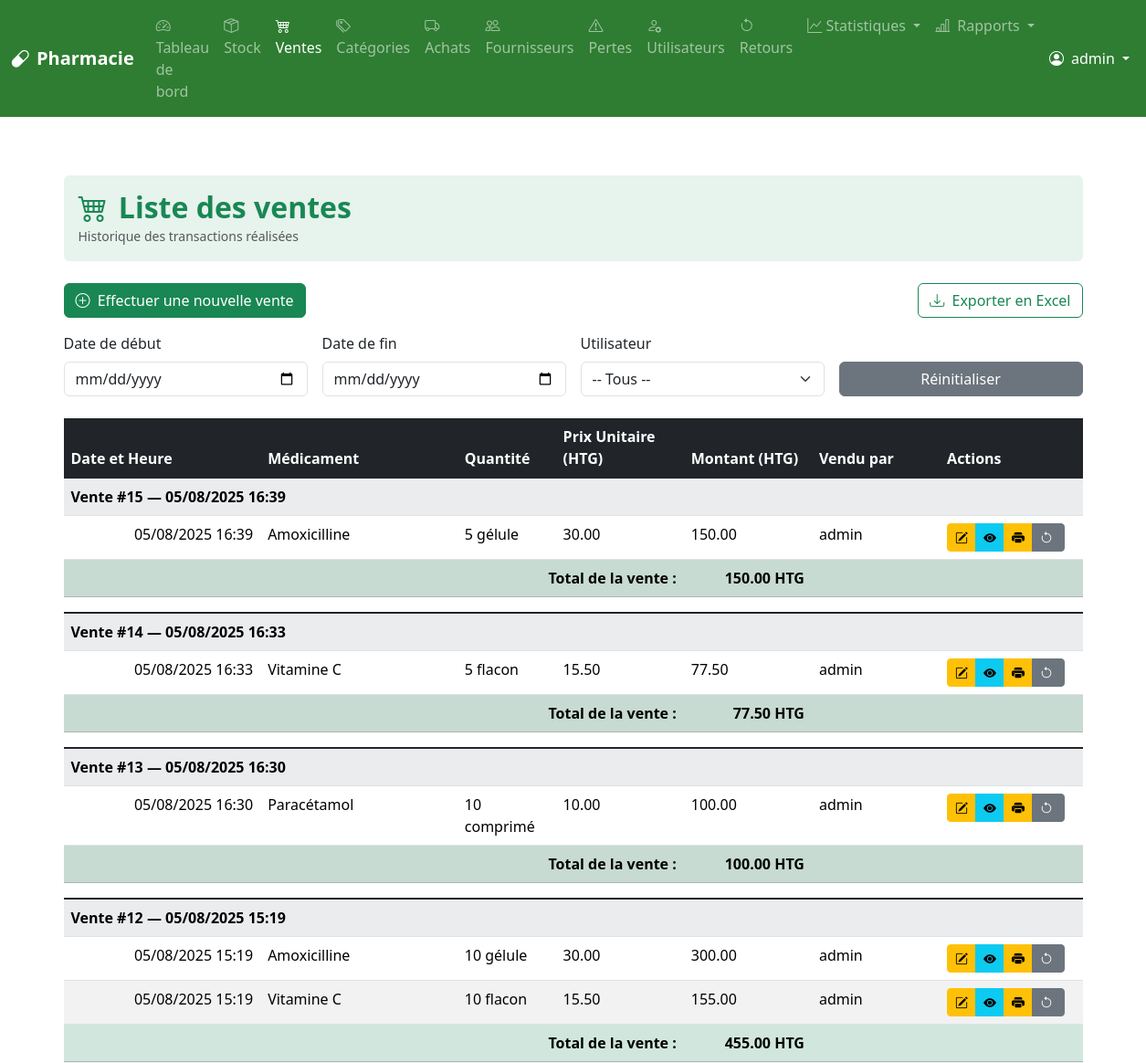
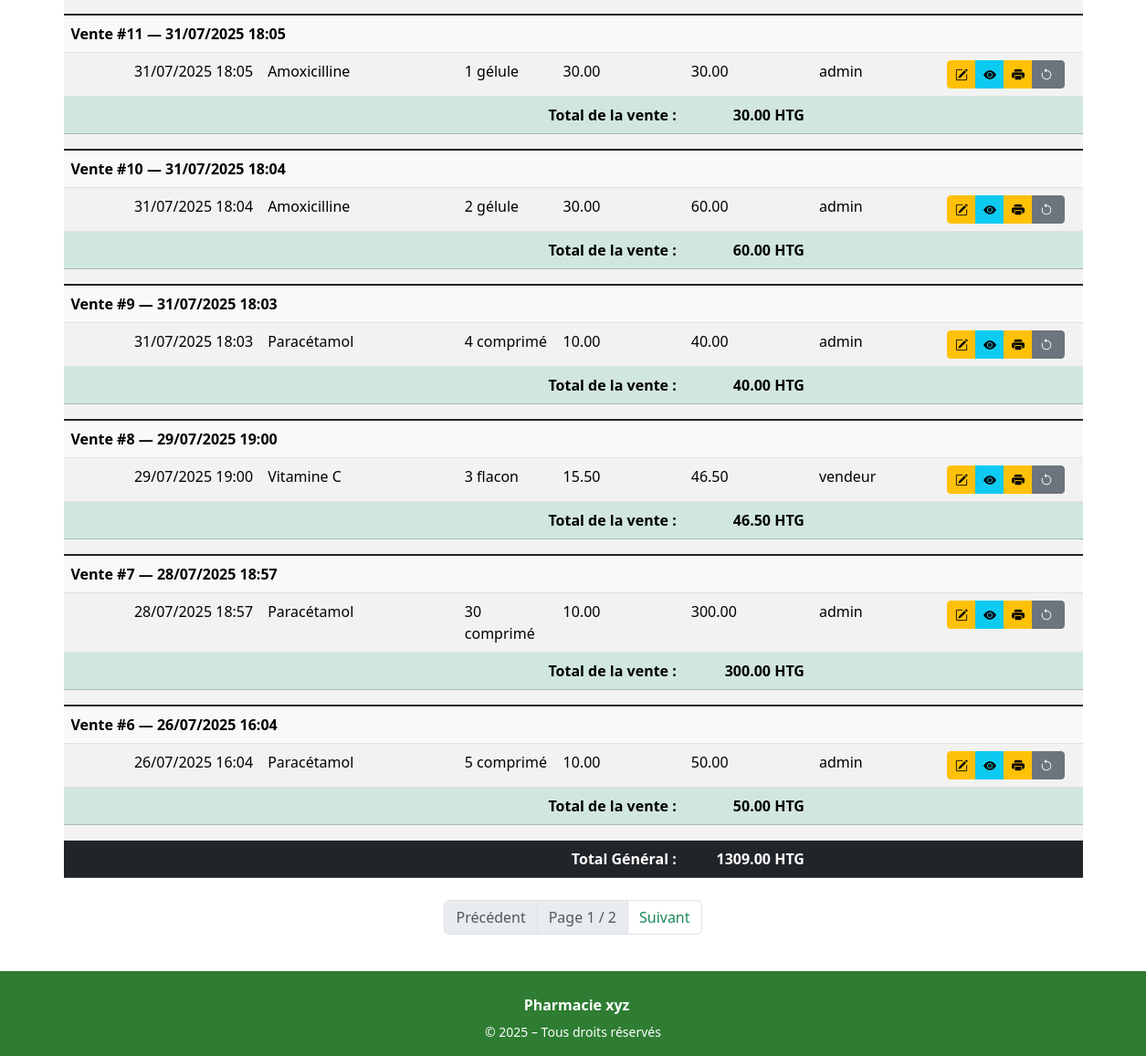
Page /sales/list (signed in) on the committed database (2 pictures, top to bottom).
### app/models.py (models this page shows, shortened)
class User(UserMixin, db.Model):
    id = db.Column(db.Integer, primary_key=True)
    username = db.Column(db.String(80), unique=True, nullable=False)
    password = db.Column(db.String(200), nullable=False)
    role = db.Column(db.String(20), nullable=False)  # admin, pharmacien, vendeur...
    is_active = db.Column(db.Boolean, default=True)
    last_login = db.Column(db.DateTime, nullable=True)
    sales = db.relationship('Sale', back_populates='user')

class Sale(db.Model):
    id = db.Column(db.Integer, primary_key=True)
    user_id = db.Column(db.Integer, db.ForeignKey('user.id'))
    date = db.Column(db.DateTime, default=datetime.utcnow)
    user = db.relationship('User', back_populates='sales')
    items = db.relationship('SaleItem', back_populates='sale', cascade='all, delete-orphan')
    @property
    def total_amount(self):
        return sum(item.total_price for item in self.items)

class SaleItem(db.Model):
    id = db.Column(db.Integer, primary_key=True)
    sale_id = db.Column(db.Integer, db.ForeignKey('sale.id'), nullable=False)
    drug_id = db.Column(db.Integer, db.ForeignKey('drug.id'), nullable=False)
    quantity = db.Column(db.Integer, nullable=False)
    unit_price = db.Column(db.Float, nullable=False)
    sale = db.relationship('Sale', back_populates='items')
    drug = db.relationship('Drug')
    @property
    def total_price(self):
        return self.quantity * self.unit_price

class Drug(db.Model):
    id = db.Column(db.Integer, primary_key=True)
    name = db.Column(db.String(100), nullable=False)
    unit = db.Column(db.String(30))  # comprimé, flacon, etc.
    price = db.Column(db.Float, nullable=False)
    expiration_date = db.Column(db.Date, nullable=False)
    commentaire = db.Column(db.Text, nullable=True)
    category_id = db.Column(db.Integer, db.ForeignKey('category.id'), nullable=True)
    category = db.relationship('Category', back_populates='drugs')
    sales = db.relationship('SaleItem', back_populates='drug')
    losses = db.relationship('LossRecord', back_populates='drug')
    purchase_items = db.relationship('PurchaseItem', back_populates='drug')

### app/routes/sale.py (the view)
@bp.route('/list')
@login_required
def list_sales():
    page = request.args.get('page', 1, type=int)
    search = request.args.get('search', '', type=str)
    start_date = request.args.get('start_date', '', type=str)
    end_date = request.args.get('end_date', '', type=str)
    user_id = request.args.get('user_id', type=int)
    query = Sale.query.options(joinedload(Sale.user)).join(Sale.user)
    if user_id:
        query = query.filter(Sale.user_id == user_id)
    if search:
        query = query.join(Sale.items).join(SaleItem.drug)
        query = query.filter(Drug.name.ilike(f"%{search}%"))
    if start_date:
        try:
            start = datetime.strptime(start_date, "%Y-%m-%d")
            query = query.filter(Sale.date >= start)
        except ValueError:
            flash("Format de date invalide (début)", "warning")
    if end_date:
        try:
            end = datetime.strptime(end_date, "%Y-%m-%d")
            query = query.filter(Sale.date <= end)
        except ValueError:
            flash("Format de date invalide (fin)", "warning")
    sales = query.order_by(Sale.date.desc()).paginate(page=page, per_page=10)
    users = User.query.order_by(User.username).all()
    total_sales = sum(sale.total_amount for sale in sales.items)
    return render_template('sales/list.html',
                           sales=sales,
                           users=users,
                           user_id=user_id,
                           search=search,
                           total_sales=total_sales,
                           start_date=start_date,
                           end_date=end_date)

### app/routes/auth.py (called while the page is built)
@login_manager.user_loader
def load_user(user_id):
    return User.query.get(int(user_id))

### app/templates/sales/list.html (shortened to what this page needs)
{% extends 'base.html' %}
{% block content %}
<div class="bg-success bg-opacity-10 p-3 rounded mb-4">
  <h2 class="text-success fw-bold mb-0"><i class="bi bi-cart4 me-1"></i> Liste des ventes</h2>
  <small class="text-muted">Historique des transactions réalisées</small>
</div>
<div class="d-flex justify-content-between mb-3 flex-wrap gap-2">
  <a href="{{ url_for('sale.new_sale') }}" class="btn btn-success">
    <i class="bi bi-plus-circle me-1"></i> Effectuer une nouvelle vente
  </a>
  <a href="{{ url_for('sale.export_sales', search=search, start_date=start_date, end_date=end_date, user_id=user_id) }}"
     class="btn btn-outline-success">
    <i class="bi bi-download me-1"></i> Exporter en Excel
  </a>
</div>
<form method="get" class="row g-3 align-items-end mb-4">
  <div class="col-md-3">
    <label class="form-label" for="start_date">Date de début</label>
    <input type="date" name="start_date" id="start_date" class="form-control" value="{{ start_date }}"
           onchange="this.form.submit()">
  </div>
  <div class="col-md-3">
    <label class="form-label" for="end_date">Date de fin</label>
    <input type="date" name="end_date" id="end_date" class="form-control" value="{{ end_date }}"
           onchange="this.form.submit()">
  </div>
  <div class="col-md-3">
    <label class="form-label" for="user_id">Utilisateur</label>
    <select name="user_id" id="user_id" class="form-select" onchange="this.form.submit()">
      <option value="">-- Tous --</option>
    </select>
  </div>
  <div class="col-md-3 d-grid">
    <label class="form-label d-block">&nbsp;</label>
    <a href="{{ url_for('sale.list_sales') }}" class="btn btn-secondary">Réinitialiser</a>
  </div>
</form>
{% if sales.items %}
<table class="table table-striped table-hover">
    <thead class="table-dark">
        <tr>
            <th style="width: 200px;">Date et Heure</th>
            <th style="width: 200px;">Médicament</th>
            <th style="width: 100px;">Quantité</th>
            <th style="width: 130px;">Prix Unitaire (HTG)</th>
            <th style="width: 130px;">Montant (HTG)</th>
            <th style="width: 130px;">Vendu par</th>
            <th style="width: 100px;">Actions</th>
        </tr>
    </thead>
    <tbody>
        {% for sale in sales.items %}
            <tr class="table-group-divider">
                <td colspan="7" class="bg-light fw-bold">
                    Vente #{{ sale.id }} — {{ sale.date.strftime("%d/%m/%Y %H:%M") }}
                </td>
            </tr>
            {% for item in sale.items %}
            <tr>
                <td class="text-end">{{ sale.date.strftime("%d/%m/%Y %H:%M") }}</td>
                <td>{{ item.drug.name }}</td>
                <td>{{ item.quantity }} {{ item.drug.unit }}</td>
                <td>{{ "%.2f"|format(item.unit_price) }}</td>
                <td>{{ "%.2f"|format(item.total_price) }}</td>
                <td>{{ sale.user.username }}</td>
                <td>
                    <div class="btn-group btn-group-sm">
                        <a href="{{ url_for('sale.edit_sale', sale_id=sale.id) }}" class="btn btn-warning" title="Modifier">
                            <i class="bi bi-pencil-square"></i>
                        </a>
                        <a href="{{ url_for('sale.history', sale_id=sale.id) }}" class="btn btn-info" title="Voir les détails">
                            <i class="bi bi-eye-fill"></i>
                        </a>
                        <a href="{{ url_for('sale.sale_receipt', sale_id=sale.id) }}" class="btn btn-warning" title="Réimprimer" target="_blank">
                            <i class="bi bi-printer-fill"></i>
                        </a>
                        <a href="{{ url_for('sale.return_item', sale_item_id=item.id) }}" class="btn btn-secondary" title="Retour">
                            <i class="bi bi-arrow-counterclockwise me-1"></i>
                        </a>
                    </div>
                </td>
            </tr>
            {% endfor %}
            <tr class="table-success fw-bold">
                <td colspan="4" class="text-end">Total de la vente :</td>
                <td class="text-end">{{ "%.2f"|format(sale.total_amount) }} HTG</td>
                <td colspan="2"></td>
            </tr>
            <tr><td colspan="7" style="height: 10px;"></td></tr>
        {% endfor %}
    </tbody>
    <tfoot>
        <tr class="table-dark fw-bold">
            <td colspan="4" class="text-end">Total Général :</td>
            <td class="text-end">{{ "%.2f"|format(total_sales) }} HTG</td>
            <td colspan="2"></td>
        </tr>
    </tfoot>
</table>
<nav class="mt-4">
    <ul class="pagination justify-content-center">
        {% if sales.has_prev %}
        <li class="page-item">
            <a class="page-link text-success" href="{{ url_for('sale.list_sales', page=sales.prev_num, search=search, start_date=start_date, end_date=end_date) }}">Précédent</a>
        </li>
        {% else %}
        <li class="page-item disabled"><span class="page-link">Précédent</span></li>
        {% endif %}
        <li class="page-item disabled"><span class="page-link">Page {{ sales.page }} / {{ sales.pages }}</span></li>
        {% if sales.has_next %}
        <li class="page-item">
            <a class="page-link text-success" href="{{ url_for('sale.list_sales', page=sales.next_num, search=search, start_date=start_date, end_date=end_date) }}">Suivant</a>
        </li>
        {% else %}
        <li class="page-item disabled"><span class="page-link">Suivant</span></li>
        {% endif %}
    </ul>
</nav>
{% else %}
<div class="alert alert-info">Aucune vente trouvée pour les critères donnés.</div>
{% endif %}
{% endblock %}

### app/templates/base.html (shortened to what this page needs)
<!DOCTYPE html>
<html lang="fr">
<head>
    <link href="https://cdn.jsdelivr.net/npm/bootstrap@5.3.3/dist/css/bootstrap.min.css" rel="stylesheet" />
    <link href="https://cdn.jsdelivr.net/npm/bootstrap-icons@1.11.1/font/bootstrap-icons.css" rel="stylesheet">
</head>
<body>
<nav class="navbar navbar-expand-lg navbar-dark" style="background-color: #2e7d32;">
  <div class="container-fluid">
    <a class="navbar-brand fw-bold" href="{{ url_for('dashboard.dashboard') }}">
      <i class="bi bi-capsule me-2"></i>Pharmacie
    </a>
    <div class="collapse navbar-collapse" id="navMenu">
      {% if current_user.is_authenticated %}
      <ul class="navbar-nav me-auto mb-2 mb-lg-0">
        <li class="nav-item">
          <a class="nav-link {% if request.endpoint == 'dashboard.dashboard' %}active{% endif %}" href="{{ url_for('dashboard.dashboard') }}">
            <i class="bi bi-speedometer2 me-1"></i> Tableau de bord
          </a>
        </li>
        <li class="nav-item">
          <a class="nav-link {% if request.endpoint == 'drug.list_drugs' %}active{% endif %}" href="{{ url_for('drug.list_drugs') }}">
            <i class="bi bi-box-seam me-1"></i> Stock
          </a>
        </li>
        <li class="nav-item">
          <a class="nav-link {% if request.endpoint == 'sale.list_sales' %}active{% endif %}" href="{{ url_for('sale.list_sales') }}">
            <i class="bi bi-cart4 me-1"></i> Ventes
          </a>
        </li>
        {% if current_user.role in ['admin', 'pharmacien'] %}
        <li class="nav-item">
          <a class="nav-link {% if request.endpoint == 'category.list_categories' %}active{% endif %}" href="{{ url_for('category.list_categories') }}">
            <i class="bi bi-tags me-1"></i> Catégories
          </a>
        </li>
        <li class="nav-item">
          <a class="nav-link {% if request.endpoint == 'purchase.list_purchases' %}active{% endif %}" href="{{ url_for('purchase.list_purchases') }}">
            <i class="bi bi-truck me-1"></i> Achats
          </a>
        </li>
        <li class="nav-item">
          <a class="nav-link {% if request.endpoint == 'supplier.list_suppliers' %}active{% endif %}" href="{{ url_for('supplier.list_suppliers') }}">
            <i class="bi bi-people me-1"></i> Fournisseurs
          </a>
        </li>
        <li class="nav-item">
          <a class="nav-link {% if request.endpoint == 'drug.list_losses' %}active{% endif %}" href="{{ url_for('drug.list_losses') }}">
            <i class="bi bi-exclamation-triangle me-1"></i> Pertes
          </a>
        </li>
        {% endif %}
        {% if current_user.role == 'admin' %}
        <li class="nav-item">
          <a class="nav-link {% if request.endpoint == 'admin.list_users' %}active{% endif %}" href="{{ url_for('admin.list_users') }}">
            <i class="bi bi-person-gear me-1"></i> Utilisateurs
          </a>
        </li>
        <li class="nav-item">
          <a class="nav-link {% if request.endpoint == 'sale.list_returns' %}active{% endif %}" href="{{ url_for('sale.list_returns') }}">
            <i class="bi bi-arrow-counterclockwise me-1"></i> Retours
          </a>
        </li>
        <li class="nav-item dropdown">
          <a class="nav-link dropdown-toggle" href="#" id="statsDropdown" role="button" data-bs-toggle="dropdown">
            <i class="bi bi-graph-up"></i> Statistiques
          </a>
        </li>
        <li class="nav-item dropdown">
            <a class="nav-link dropdown-toggle" href="#" id="rapportDropdown" role="button" data-bs-toggle="dropdown" aria-expanded="false">
                <i class="bi bi-bar-chart-line me-1"></i> Rapports
            </a>
        </li>
        {% endif %}
      </ul>
      <ul class="navbar-nav ms-auto align-items-center">
        <li class="nav-item dropdown">
          <a class="nav-link dropdown-toggle text-white" href="#" id="userDropdown" role="button" data-bs-toggle="dropdown" aria-expanded="false">
            <i class="bi bi-person-circle me-1"></i> {{ current_user.username }}
          </a>
        </li>
      </ul>
      {% endif %}
    </div>
  </div>
</nav>
<main class="flex-grow-1 py-4">
    <div class="container mt-4">
        {% block content %}{% endblock %}
    </div>
</main>
  {% include 'footer.html' %}
</body>
</html>

### app/templates/base.html (style rules this page uses)
html, body { height: 100%; }
body { display: flex; flex-direction: column; }
main { flex: 1; }

### rows in the picture
User: username "admin", user.username "admin"
Sale: id "15", date "05/08/2025 16:39"
SaleItem: drug.name "Amoxicilline", quantity "5", drug.unit "gélule", unit_price "30.00", total_price "150.00", total_amount "150.00"
Sale: id "14", date "05/08/2025 16:33"
SaleItem: drug.name "Vitamine C", quantity "5", drug.unit "flacon", unit_price "15.50", total_price "77.50", total_amount "77.50"
Sale: id "13", date "05/08/2025 16:30"
SaleItem: drug.name "Paracétamol", quantity "10", drug.unit "comprimé", unit_price "10.00", total_price "100.00", total_amount "100.00"
Sale: id "12", date "05/08/2025 15:19"
SaleItem: drug.name "Amoxicilline", quantity "10", drug.unit "gélule", unit_price "30.00", total_price "300.00", total_amount "455.00"
SaleItem: drug.name "Vitamine C", quantity "10", drug.unit "flacon", unit_price "15.50", total_price "155.00"
Sale: id "11", date "31/07/2025 18:05"
SaleItem: drug.name "Amoxicilline", quantity "1", drug.unit "gélule", unit_price "30.00", total_price "30.00", total_amount "30.00"
Sale: id "10", date "31/07/2025 18:04"
SaleItem: drug.name "Amoxicilline", quantity "2", drug.unit "gélule", unit_price "30.00", total_price "60.00", total_amount "60.00"
Sale: id "9", date "31/07/2025 18:03"
SaleItem: drug.name "Paracétamol", quantity "4", drug.unit "comprimé", unit_price "10.00", total_price "40.00", total_amount "40.00"
Sale: id "8", date "29/07/2025 19:00"
SaleItem: drug.name "Vitamine C", quantity "3", drug.unit "flacon", unit_price "15.50", total_price "46.50", total_amount "46.50"
User: user.username "vendeur"
Sale: id "7", date "28/07/2025 18:57"
SaleItem: drug.name "Paracétamol", quantity "30", drug.unit "comprimé", unit_price "10.00", total_price "300.00", total_amount "300.00"
Sale: id "6", date "26/07/2025 16:04"
SaleItem: drug.name "Paracétamol", quantity "5", drug.unit "comprimé", unit_price "10.00", total_price "50.00", total_amount "50.00"

### other values in the picture
{{ "%.2f"|format(total_sales) }} "1309.00"
{{ sales.page }} "1"
{{ sales.pages }} "2"
